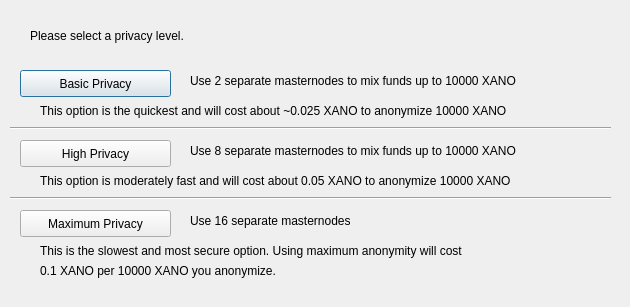
<?xml version="1.0" encoding="UTF-8"?>
<ui version="4.0">
 <class>ObfuscationConfig</class>
 <widget class="QDialog" name="ObfuscationConfig">
  <property name="geometry">
   <rect>
    <x>0</x>
    <y>0</y>
    <width>630</width>
    <height>307</height>
   </rect>
  </property>
  <property name="windowTitle">
   <string>Configure Obfuscation</string>
  </property>
  <widget class="QPushButton" name="buttonBasic">
   <property name="geometry">
    <rect>
     <x>20</x>
     <y>70</y>
     <width>151</width>
     <height>27</height>
    </rect>
   </property>
   <property name="text">
    <string>Basic Privacy</string>
   </property>
  </widget>
  <widget class="QPushButton" name="buttonHigh">
   <property name="geometry">
    <rect>
     <x>20</x>
     <y>140</y>
     <width>151</width>
     <height>27</height>
    </rect>
   </property>
   <property name="text">
    <string>High Privacy</string>
   </property>
  </widget>
  <widget class="QPushButton" name="buttonMax">
   <property name="geometry">
    <rect>
     <x>20</x>
     <y>210</y>
     <width>151</width>
     <height>27</height>
    </rect>
   </property>
   <property name="text">
    <string>Maximum Privacy</string>
   </property>
  </widget>
  <widget class="QLabel" name="label">
   <property name="geometry">
    <rect>
     <x>30</x>
     <y>20</y>
     <width>571</width>
     <height>31</height>
    </rect>
   </property>
   <property name="text">
    <string>Please select a privacy level.</string>
   </property>
  </widget>
  <widget class="QLabel" name="label_2">
   <property name="geometry">
    <rect>
     <x>190</x>
     <y>70</y>
     <width>421</width>
     <height>21</height>
    </rect>
   </property>
   <property name="text">
    <string>Use 2 separate masternodes to mix funds up to 10000 XANO</string>
   </property>
  </widget>
  <widget class="QLabel" name="label_3">
   <property name="geometry">
    <rect>
     <x>190</x>
     <y>140</y>
     <width>411</width>
     <height>21</height>
    </rect>
   </property>
   <property name="text">
    <string>Use 8 separate masternodes to mix funds up to 10000 XANO</string>
   </property>
  </widget>
  <widget class="QLabel" name="label_4">
   <property name="geometry">
    <rect>
     <x>190</x>
     <y>210</y>
     <width>421</width>
     <height>21</height>
    </rect>
   </property>
   <property name="text">
    <string>Use 16 separate masternodes</string>
   </property>
  </widget>
  <widget class="QLabel" name="label_6">
   <property name="geometry">
    <rect>
     <x>40</x>
     <y>100</y>
     <width>561</width>
     <height>21</height>
    </rect>
   </property>
   <property name="text">
    <string>This option is the quickest and will cost about ~0.025 XANO to anonymize 10000 XANO</string>
   </property>
  </widget>
  <widget class="QLabel" name="label_7">
   <property name="geometry">
    <rect>
     <x>40</x>
     <y>170</y>
     <width>561</width>
     <height>21</height>
    </rect>
   </property>
   <property name="text">
    <string>This option is moderately fast and will cost about 0.05 XANO to anonymize 10000 XANO</string>
   </property>
  </widget>
  <widget class="QLabel" name="label_8">
   <property name="geometry">
    <rect>
     <x>40</x>
     <y>240</y>
     <width>561</width>
     <height>21</height>
    </rect>
   </property>
   <property name="text">
    <string>This is the slowest and most secure option. Using maximum anonymity will cost</string>
   </property>
  </widget>
  <widget class="QLabel" name="label_9">
   <property name="geometry">
    <rect>
     <x>40</x>
     <y>260</y>
     <width>561</width>
     <height>21</height>
    </rect>
   </property>
   <property name="text">
    <string>0.1 XANO per 10000 XANO you anonymize.</string>
   </property>
  </widget>
  <widget class="Line" name="line">
   <property name="geometry">
    <rect>
     <x>10</x>
     <y>120</y>
     <width>601</width>
     <height>16</height>
    </rect>
   </property>
   <property name="orientation">
    <enum>Qt::Horizontal</enum>
   </property>
  </widget>
  <widget class="Line" name="line_2">
   <property name="geometry">
    <rect>
     <x>10</x>
     <y>190</y>
     <width>601</width>
     <height>16</height>
    </rect>
   </property>
   <property name="orientation">
    <enum>Qt::Horizontal</enum>
   </property>
  </widget>
 </widget>
 <resources/>
 <connections/>
</ui>
